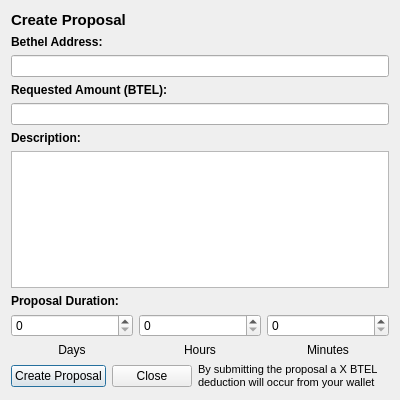
<?xml version="1.0" encoding="UTF-8"?>
<ui version="4.0">
 <class>CommunityFundCreateProposalDialog</class>
 <widget class="QDialog" name="CommunityFundCreateProposalDialog">
  <property name="geometry">
   <rect>
    <x>0</x>
    <y>0</y>
    <width>400</width>
    <height>400</height>
   </rect>
  </property>
  <property name="windowTitle">
   <string>Create Proposal</string>
  </property>
  <layout class="QVBoxLayout" name="verticalLayout_2">
   <item>
    <widget class="QLabel" name="labelCreateProposalTitle">
     <property name="sizePolicy">
      <sizepolicy hsizetype="Preferred" vsizetype="Minimum">
       <horstretch>0</horstretch>
       <verstretch>0</verstretch>
      </sizepolicy>
     </property>
     <property name="font">
      <font>
       <pointsize>11</pointsize>
       <weight>75</weight>
       <bold>true</bold>
      </font>
     </property>
     <property name="text">
      <string>Create Proposal</string>
     </property>
    </widget>
   </item>
   <item>
    <layout class="QVBoxLayout" name="verticalLayoutProposalDialog">
     <item>
      <widget class="QLabel" name="labelBethelAddressTitle">
       <property name="sizePolicy">
        <sizepolicy hsizetype="Preferred" vsizetype="Maximum">
         <horstretch>0</horstretch>
         <verstretch>0</verstretch>
        </sizepolicy>
       </property>
       <property name="font">
        <font>
         <weight>75</weight>
         <bold>true</bold>
        </font>
       </property>
       <property name="text">
        <string>Bethel Address:</string>
       </property>
      </widget>
     </item>
     <item>
      <widget class="QValidatedLineEdit" name="lineEditBethelAddress"/>
     </item>
     <item>
      <widget class="QLabel" name="labelRequestedAmountTitle">
       <property name="sizePolicy">
        <sizepolicy hsizetype="Preferred" vsizetype="Minimum">
         <horstretch>0</horstretch>
         <verstretch>0</verstretch>
        </sizepolicy>
       </property>
       <property name="font">
        <font>
         <weight>75</weight>
         <bold>true</bold>
        </font>
       </property>
       <property name="text">
        <string>Requested Amount (BTEL):</string>
       </property>
      </widget>
     </item>
     <item>
      <widget class="BethelAmountField" name="lineEditRequestedAmount"/>
     </item>
     <item>
      <widget class="QLabel" name="labelDescriptionTitle">
       <property name="font">
        <font>
         <weight>75</weight>
         <bold>true</bold>
        </font>
       </property>
       <property name="text">
        <string>Description:</string>
       </property>
      </widget>
     </item>
     <item>
      <widget class="QValidatedPlainTextEdit" name="plainTextEditDescription">
       <property name="plainText">
        <string/>
       </property>
       <property name="overwriteMode">
        <bool>false</bool>
       </property>
      </widget>
     </item>
     <item>
      <widget class="QLabel" name="labelProposalDurationTitle">
       <property name="font">
        <font>
         <weight>75</weight>
         <bold>true</bold>
        </font>
       </property>
       <property name="text">
        <string>Proposal Duration:</string>
       </property>
      </widget>
     </item>
     <item>
      <layout class="QHBoxLayout" name="horizontalLayoutDuration">
       <item>
        <layout class="QVBoxLayout" name="verticalLayoutDays">
         <item>
          <widget class="QValidatedSpinBox" name="spinBoxDays">
           <property name="value">
            <number>0</number>
           </property>
          </widget>
         </item>
         <item>
          <widget class="QLabel" name="labelDaysTitle">
           <property name="text">
            <string>Days</string>
           </property>
           <property name="alignment">
            <set>Qt::AlignCenter</set>
           </property>
          </widget>
         </item>
        </layout>
       </item>
       <item>
        <layout class="QVBoxLayout" name="verticalLayoutHours">
         <property name="leftMargin">
          <number>0</number>
         </property>
         <item>
          <widget class="QValidatedSpinBox" name="spinBoxHours"/>
         </item>
         <item>
          <widget class="QLabel" name="labelHoursTitle">
           <property name="text">
            <string>Hours</string>
           </property>
           <property name="alignment">
            <set>Qt::AlignCenter</set>
           </property>
          </widget>
         </item>
        </layout>
       </item>
       <item>
        <layout class="QVBoxLayout" name="verticalLayoutMinutes">
         <property name="leftMargin">
          <number>0</number>
         </property>
         <item>
          <widget class="QValidatedSpinBox" name="spinBoxMinutes"/>
         </item>
         <item>
          <widget class="QLabel" name="labelMinutesTitle">
           <property name="text">
            <string>Minutes</string>
           </property>
           <property name="alignment">
            <set>Qt::AlignCenter</set>
           </property>
          </widget>
         </item>
        </layout>
       </item>
      </layout>
     </item>
     <item>
      <layout class="QHBoxLayout" name="horizontalLayoutCreateProposalButton">
       <item>
        <widget class="QPushButton" name="pushButtonCreateProposal">
         <property name="text">
          <string>Create Proposal</string>
         </property>
        </widget>
       </item>
       <item>
        <widget class="QPushButton" name="pushButtonClose">
         <property name="text">
          <string>Close</string>
         </property>
        </widget>
       </item>
       <item>
        <widget class="QLabel" name="labelWarning">
         <property name="font">
          <font>
           <pointsize>8</pointsize>
          </font>
         </property>
         <property name="text">
          <string>By submitting the proposal a X BTEL deduction will occur from your wallet </string>
         </property>
         <property name="wordWrap">
          <bool>true</bool>
         </property>
        </widget>
       </item>
      </layout>
     </item>
    </layout>
   </item>
  </layout>
 </widget>
 <customwidgets>
  <customwidget>
   <class>BethelAmountField</class>
   <extends>QLineEdit</extends>
   <header>bethelamountfield.h</header>
   <container>1</container>
  </customwidget>
  <customwidget>
   <class>QValidatedLineEdit</class>
   <extends>QLineEdit</extends>
   <header>qvalidatedlineedit.h</header>
  </customwidget>
  <customwidget>
   <class>QValidatedPlainTextEdit</class>
   <extends>QPlainTextEdit</extends>
   <header>qvalidatedplaintextedit.h</header>
  </customwidget>
  <customwidget>
   <class>QValidatedSpinBox</class>
   <extends>QSpinBox</extends>
   <header>qvalidatedspinbox.h</header>
  </customwidget>
 </customwidgets>
 <resources/>
 <connections/>
</ui>
